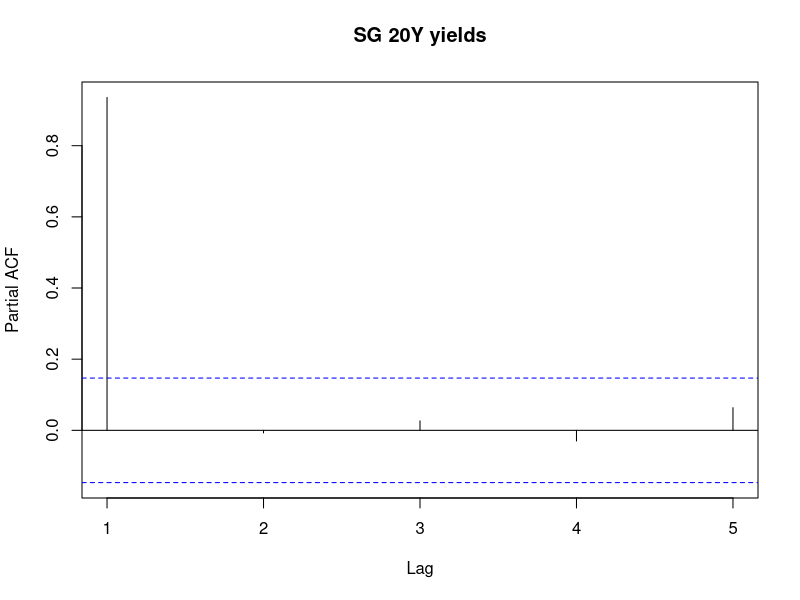
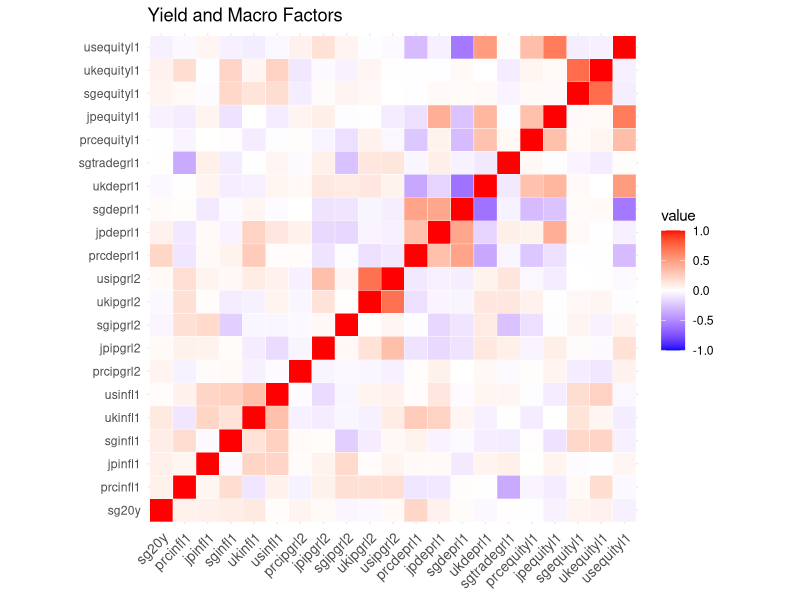

Generate these figures, in order, with R:
library(caret)
library(ggplot2)
library(tseries)
library(reshape2)
combineddata = read.csv("combineddata.csv")

####################
#Exploration of Data
####################
pacf(na.omit(combineddata$sg20y), lag.max = 5, main = "SG 20Y yields")
adf.test(na.omit(combineddata$sg20y), k = 1)

#ADF test on first-differenced
adf.test(na.omit(combineddata$sg20y - combineddata$sg20yl1), k = 1)

cormat = cor(na.omit(combineddata[c(2,41:60)]))
melted_cormat <- melt(cormat)

ggplot(data = melted_cormat, aes(Var2, Var1, fill = value))+
  geom_tile(color = "white")+
  scale_fill_gradient2(low = "blue", high = "red", mid = "white", 
    midpoint = 0, limit = c(-1,1), space = "Lab") +
  theme_minimal()+ 
  theme(axis.text.x = element_text(angle = 45, vjust = 1, 
    size = 10, hjust = 1), axis.title.x = element_blank(), axis.title.y = element_blank())+
  coord_fixed() + 
  ggtitle("Yield and Macro Factors")

train <- combineddata[2:144,-1]
test <- combineddata[145:178,-1]

############
#AR(1) Model
############

ar(train$sg20y, aic = TRUE, order.max = 5, method = "ols")
ar1_oos = data.frame("pred" = 1:34*0)

#Rolling window forecast
for(i in 144:177){
  ar1 = ar(combineddata$sg20y[1:i], aic = FALSE, order.max = 1, method = "yw")
  ar1_oos$pred[i-143] = predict(ar1)$pred[1]
}

cat("AR(1) test MSE: ", RMSE(ar1_oos$pred, test$sg20y)^2)

##################
#Random walk model
##################
rw_oos = test$sg20yl1

cat("RW test MSE: ", RMSE(rw_oos, test$sg20y)^2)


